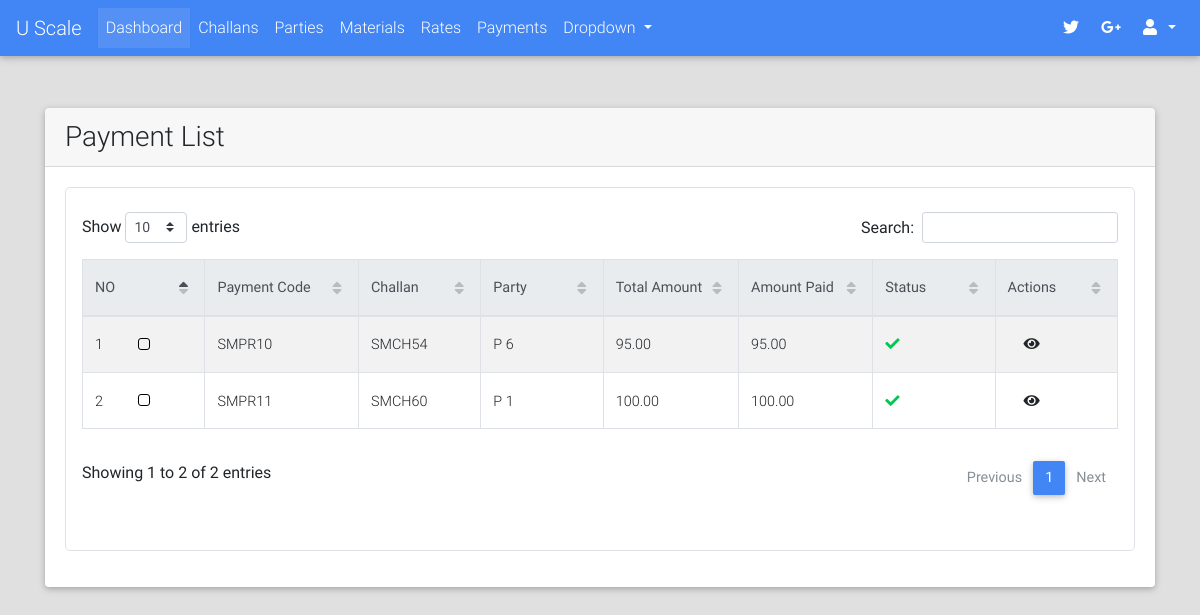
/payments/list/ (signed in), run on the app's committed database.
### payments/models.py (models this page shows, shortened)
class Payment(models.Model):
    PAYMENT_MODE_CHOICES = (("DP", "Direct Payment"), ("AL", "Account Less"))
    PAYMENT_STATUS_CHOICES = (("PN", "Pending"), ("DN", "Done"))
    payment_code = models.CharField(max_length=12, blank=True, null=True)
    challan = models.OneToOneField("challans.Challan", on_delete=models.CASCADE)
    payment_mode = models.CharField(max_length=2, choices=PAYMENT_MODE_CHOICES, blank=True, null=True)
    status = models.CharField(max_length=2, choices=PAYMENT_STATUS_CHOICES, default="PN")
    payed_amount = models.DecimalField(max_digits=9, decimal_places=2, default=0.00)
    amount = models.DecimalField(max_digits=9, decimal_places=2, null=True, blank=True)
    payed_on = models.DateTimeField(blank=True, null=True)
    image = models.ImageField(upload_to="payments/", blank=True, null=True)
    extra_info = models.TextField(blank=True)
    created_on = models.DateTimeField(auto_now_add=True)
    @property
    def get_absolute_url(self):
        return reverse_lazy("payments:detail", kwargs={"id": self.id})

### challans/models.py (models this page shows, shortened)
class Challan(models.Model):
    STATUS_CHOICES = (("PN", "Pending"), ("DN", "Done"))
    created_by = models.ForeignKey(User, on_delete=models.PROTECT)
    party = models.ForeignKey("parties.Party", on_delete=models.CASCADE)
    challan_no = models.CharField(max_length=32, blank=True, null=True)
    vehicle_details = models.CharField(max_length=128, blank=True, null=True)
    weights_amount = models.DecimalField(max_digits=9, decimal_places=2, default=0.00)
    extra_charges = models.DecimalField(max_digits=9, decimal_places=2, default=0.00)
    total_amount = models.DecimalField(max_digits=9, decimal_places=2, default=0.00)
    image = models.ImageField(upload_to="payments/", blank=True, null=True)
    extra_info = models.TextField(blank=True)
    created_on = models.DateTimeField(auto_now_add=True)
    updated_on = models.DateTimeField(auto_now=True)
    is_entries_done = models.BooleanField(default=False)
    is_reports_done = models.BooleanField(default=False)
    is_rates_assigned = models.BooleanField(default=False)
    is_payed = models.BooleanField(default=False)
    status = models.CharField(max_length=2, choices=STATUS_CHOICES, default="PN")
    def __str__(self):
        return self.challan_no

### parties/models.py (models this page shows, shortened)
class Party(models.Model):
    RATE_TYPE_CHOICES = (("GR", "Group Rate"), ("IR", "Individual Rate"))
    rate_type = models.CharField(max_length=2, choices=RATE_TYPE_CHOICES)
    rate_group = models.ForeignKey("rates.RateGroup", on_delete=models.PROTECT, blank=True, null=True)
    name = models.CharField(max_length=128)
    party_code = models.CharField(max_length=32, blank=True)
    address = models.TextField(blank=True)
    phone = models.CharField(max_length=13)
    whatsapp = models.CharField(max_length=13)
    email = models.EmailField(blank=True, null=True)
    extra_info = models.TextField(blank=True)
    is_wallet_party = models.BooleanField(default=False)
    is_active = models.BooleanField(default=True)
    def __str__(self):
        return self.name
    class Meta:
        verbose_name = "Party"
        verbose_name_plural = "Parties"

### payments/views.py (the view)
class PaymentListView(LoginRequiredMixin, ListView):
    template_name = "payments/list.html"
    model = Payment
    context_object_name = "payments"

### portal/templates/payments/list.html (shortened to what this page needs)
{% extends "portal/base.html" %}
{% load crispy_forms_tags %}
{% load static %}
{% block custom_links %}
    <link href="{% static "css/addons/datatables.min.css" %}" rel="stylesheet">
    <link href="{% static "css/addons/datatables-select.min.css" %}" rel="stylesheet">
{% endblock %}
{% block content %}
    <br><br>
    <div class="container">
        <div class="card">
            <div class="card-header">
                <h3 class="m-auto">Payment List</h3>
            </div>
            <div class="card-body">
                 <div class="table p-3 border" style="border-radius: 5px">
                     <table id="dt-basic-checkbox" class="table table-striped table-bordered" cellspacing="0" width="100%">
                         <thead class="thead-light">
                            <th class="th-sm">NO</th>
                            <th class="th-sm">Payment Code</th>
                            <th class="th-sm">Challan</th>
                            <th class="th-sm">Party</th>
                            <th class="th-sm">Total Amount</th>
                            <th class="th-sm">Amount Paid</th>
                            <th class="th-sm">Status</th>
                            <th class="th-sm">Actions</th>
                         </thead>
                         <tbody>
                             {% if payments %}
                                 {% for payment in payments %}
                                     <tr>
                                        <td>{{ forloop.counter }}</td>
                                         <td><a href="{{ payment.get_absolute_url }}">{{ payment.payment_code }}</a></td>
                                        <td>{{ payment.challan }}</td>
                                        <td>{{ payment.challan.party }}</td>
                                        <td>{{ payment.amount }}</td>
                                        <td>{{ payment.payed_amount }}</td>
                                        <td>
                                            {% if payment.status == "DN" %}
                                                <i class="fa fa-check text-success"></i>
                                            {% else %}
                                                <i class="fa fa-times text-danger"></i>
                                            {% endif %}
                                        </td>
                                        <td class="m-auto">
                                            <a class="m-3" href="{{ payment.get_absolute_url }}"><i class="fa fa-eye"></i></a>
                                        </td>
                                     </tr>
                                 {% endfor %}
                             {% else %}
                                 <span class="text-black-50 font-weight-bold">No Parties Found</span>
                             {% endif %}
                         </tbody>
                    </table>
                 </div>
            </div>
        </div>
    </div>
{% endblock %}

### data on the page
Payment: payment_code "SMPR10", challan "SMCH54", challan.party "P 6", amount "95.00", payed_amount "95.00", status "DN" (drawn)
Payment: payment_code "SMPR11", challan "SMCH60", challan.party "P 1", amount "100.00", payed_amount "100.00", status "DN" (drawn)
